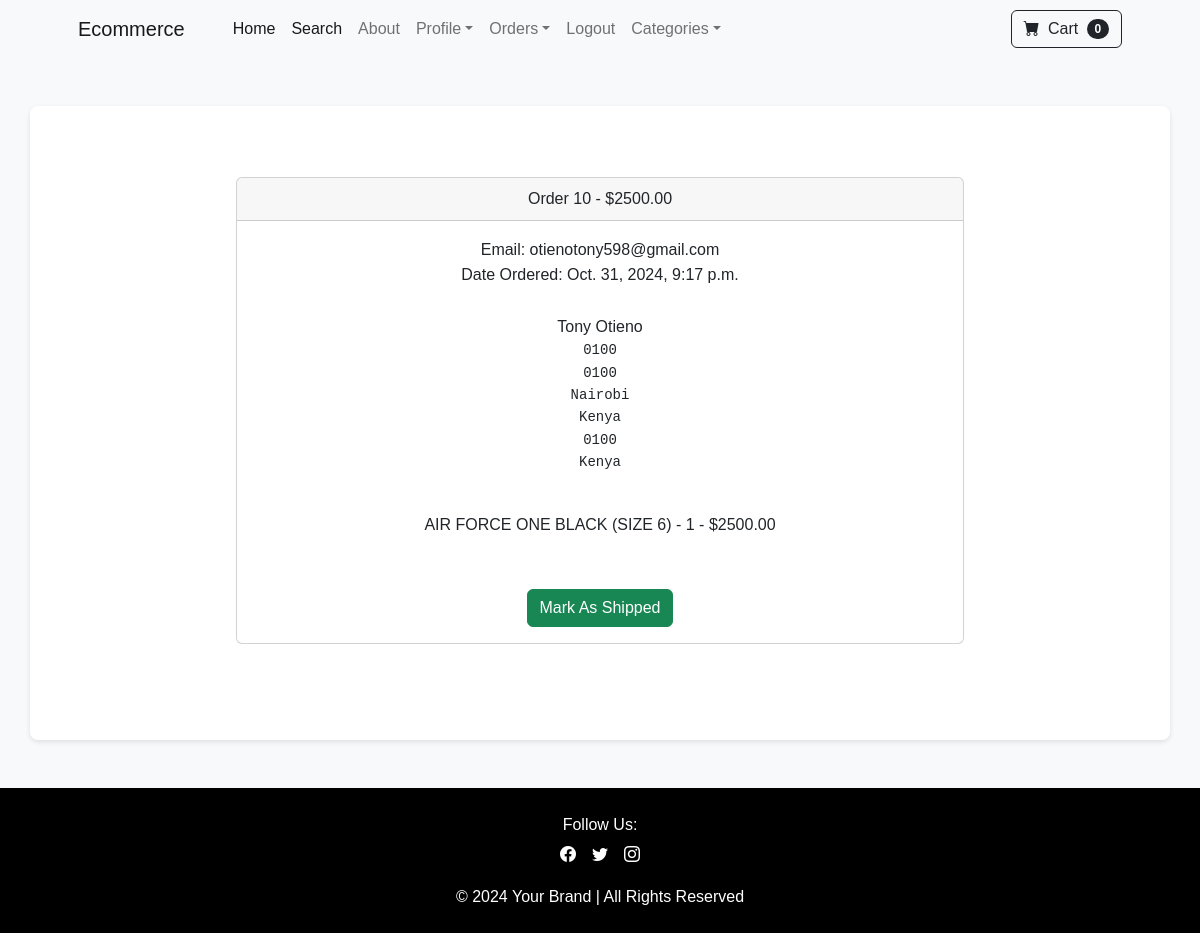
Page /payment/orders/10 (signed in) on the committed database.
### payment/models.py (models this page shows, shortened)
class Order(models.Model):
	user = models.ForeignKey(User, on_delete=models.CASCADE, null=True, blank=True)
	full_name = models.CharField(max_length=250)
	email = models.EmailField(max_length=250)
	shipping_address = models.TextField(max_length=15000)
	amount_paid = models.DecimalField(max_digits=7, decimal_places=2)
	date_ordered = models.DateTimeField(auto_now_add=True)
	shipped = models.BooleanField(default=False)
	date_shipped = models.DateTimeField(blank=True, null=True)

class OrderItem(models.Model):
	order = models.ForeignKey(Order, on_delete=models.CASCADE, null=True)
	product = models.ForeignKey(Product, on_delete=models.CASCADE, null=True)
	user = models.ForeignKey(User, on_delete=models.CASCADE, null=True, blank=True)
	quantity = models.PositiveBigIntegerField(default=1)
	price = models.DecimalField(max_digits=7, decimal_places=2)

### store/models.py (models this page shows)
class Product(models.Model):
	name = models.CharField(max_length=100)
	price = models.DecimalField(default=0, decimal_places=2, max_digits=6)
	category = models.ForeignKey(Category, on_delete=models.CASCADE, default=1)
	description = models.CharField(max_length=250, default='', blank=True, null=True)
	image = models.ImageField(upload_to='uploads/product/')
	is_sale = models.BooleanField(default=False)
	sale_price = models.DecimalField(default=0, decimal_places=2, max_digits=6)
	def __str__(self):
		return self.name

### payment/views.py (the view, shortened to what this page needs)
# urls.py: path('orders/<int:pk>', views.orders, name='orders'),
def orders(request, pk):
	if request.user.is_authenticated and request.user.is_superuser:
		order = Order.objects.get(id=pk)
		items = OrderItem.objects.filter(order=pk)
		return render(request, 'payment/orders.html', {"order":order, "items":items})
	else:
		messages.success(request, "Access Denied")
		return redirect('home')

### cart/cart.py (called while the page is built)
	def __len__(self):
		return len(self.cart)

### cart/context_processors.py (called while the page is built)
def cart(request):
	return {'cart': Cart(request)}

### payment/templates/payment/orders.html (shortened to what this page needs)
{% extends 'base.html' %}
{% block content %}
        <div class="container">
        	<div class="row">
        		<center>
        			<div class="col-8">
        				<br/><br/>
<div class="card">
  <div class="card-header">
    Order {{ order.id}} - ${{order.amount_paid}}
  </div>
  <div class="card-body">
    Email: {{ order.email}}<br/>
    {% if order.date_shipped %}
      Date Shipped: {{ order.date_shipped}}
    {% else %}
     Date Ordered: {{ order.date_ordered}}
    {% endif %}
    <br/><br/>
    {{ order.full_name }}<br/>
    <pre>{{ order.shipping_address }}
    </pre>
    {% for item in items %}
      {{ item.product }} - {{ item.quantity }} - ${{ item.price }}<br/>
    {% endfor %}
    <br/><br/>
    {% if not order.shipped %}
    <form method="POST">
      <button type="Submit" class="btn btn-success">Mark As Shipped</button>
    {% else %}
    <form method="POST">
      {% csrf_token %}
      <input type="hidden" name="shipping_status" value="false">
      <button type="Submit" class="btn btn-danger">Mark As Not Shipped</button>
    </from>
    {% endif %}
  </div>
</div>
<br/>
<br/><br/>
        			</div>
        		</center>
        	</div>
        </div>
{% endblock %}

### staticfiles/css/login.css (style rules this page uses)
body { background-color: #f8f9fa; }
.card { border-radius: 10px; }

### store/templates/base.html (style rules this page uses)
body { font-family: Arial, sans-serif; line-height: 1.6; background-color: #f8f9fa; color: #212529; }

### rows in the picture
Order: id "10", amount_paid "2500.00", email "otienotony598@gmail.com", date_ordered "Oct. 31, 2024, 9:17 p.m.", full_name "Tony Otieno", shipping_address "0100 0100 Nairobi Kenya 0100 Kenya"
OrderItem: product "AIR FORCE ONE BLACK (SIZE 6)", quantity "1", price "2500.00"

### other values in the picture
{{ cart|length }} "0"
